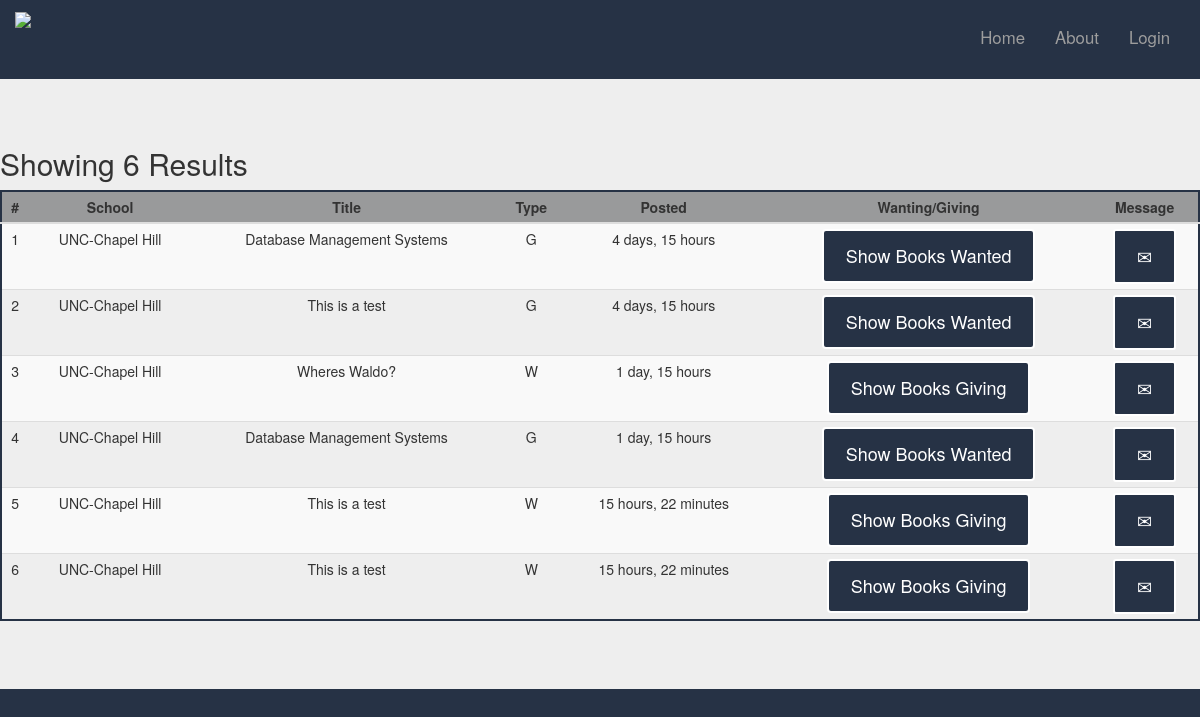
/listing_list/, run on an earlier commit of the app's database.
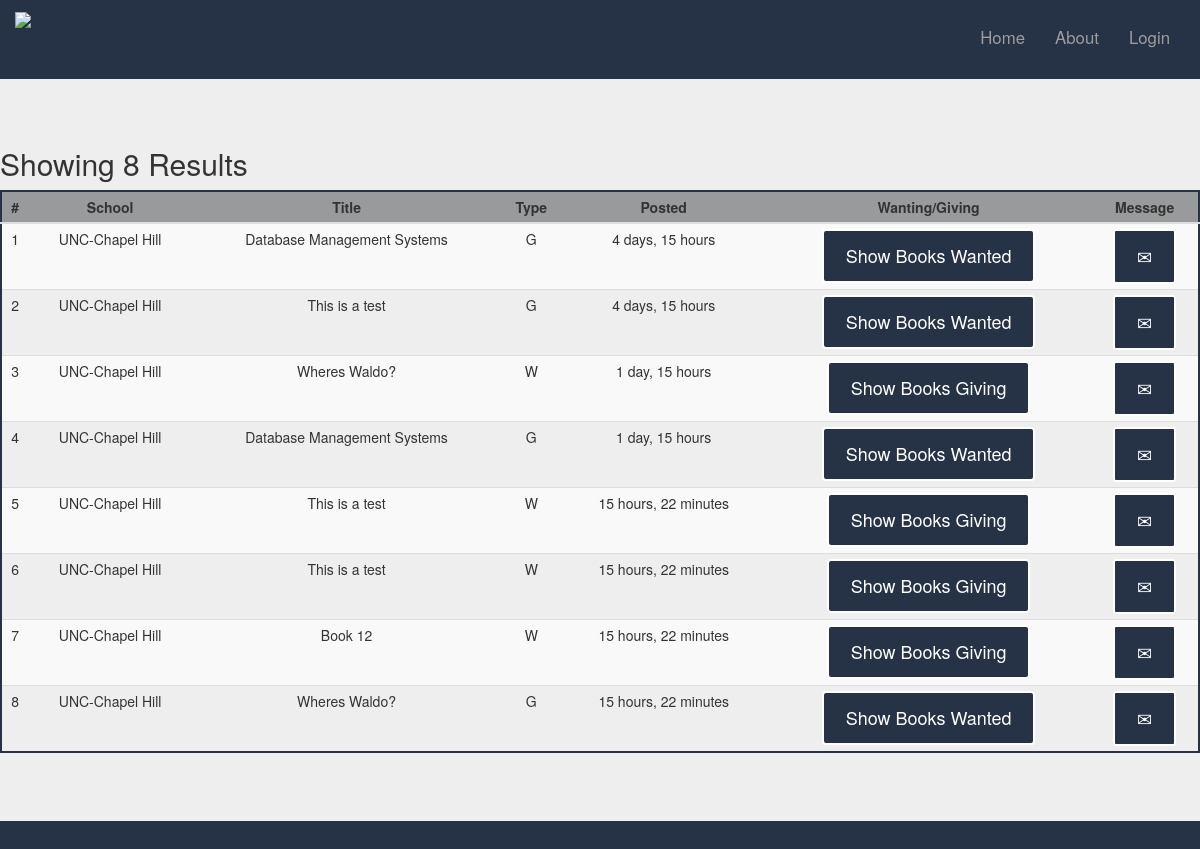
And on a later commit of the database.
### home/models.py (models this page shows, shortened)
class Listing(models.Model):
    TYPES = (
        ('W', 'Want'),
        ('G', 'Give'),
    )
    sid = models.ForeignKey(Student, on_delete=models.CASCADE)
    bid = models.ForeignKey(Book, on_delete=models.CASCADE)
    type = models.CharField(max_length=1, choices=TYPES)
    date = models.DateField(auto_now_add=True)
    open = models.BooleanField(default=True)

class Student(models.Model):
    user = models.OneToOneField(User, on_delete=models.CASCADE)
    school = models.ForeignKey(School, on_delete=models.CASCADE)

class School(models.Model):
    school = models.CharField("school name", max_length=40, unique=False, default="")
    state = models.CharField("school state", max_length=2, unique=False, default="")
    city = models.CharField("school city", max_length=40, unique=False, default="")
    def __str__(self):
        return self.school

class Book(models.Model):
    ISBN = models.IntegerField(default="")
    title = models.CharField(max_length=40, default="")
    def __str__(self):
        return self.title

### home/views.py (the view)
# urls.py: url(r'^listing_list/$', views.ListBooks.as_view(), name='booksearch'),
class ListBooks(ListView):
    paginate_by = 10
    template_name = 'home/listing_list.html'
    context_object_name = 'result'
    def get_queryset(self):
        result = Listing.objects.all()
        query = self.request.GET.get('q')
        if query:
            query_list = query.split()
            result = result.filter(reduce(operator.and_, (Q(bid__title__icontains=q) for q in query_list)),
                                   open=True)
        return result

### templates/home/listing_list.html (shortened to what this page needs)
{% extends 'home/base.html' %}
{% block content %}
    <div class='jumbotron'>
        {% if result %}
        {% if result.count == 1 %}
            <h2>Showing {{ result.count }} Result</h2>
        {% else %}
            <h2>Showing {{ result.count }} Results</h2>
        {% endif %}
        <table class='table table-condensed table-striped' id="searchTable">
            <thead>
            <tr>
                <th>#</th>
                <th>School</th>
                <th>Title</th>
                <th>Type</th>
                <th>Posted</th>
                <th>Wanting/Giving</th>
                <th>Message</th>
            </tr>
            </thead>
            <tbody>
            {% for instance in result %}
                <tr>
                    <td>{{ forloop.counter }}</td>
                    <td>{{ instance.sid.school }} </td>
                    <td>{{ instance.bid }} </td>
                    <td>{{ instance.type }} </td>
                    <td>{{ instance.date|timesince }} </td>
                    <td class="dropdown">
                        {% if instance.type == 'W' %}
                            <a class="btn btn-default dropdown-toggle" data-toggle="dropdown" href="#"
                               id="dropdownbutton">Show Books Giving</a>
                        {% else %}
                            <a class="btn btn-default dropdown-toggle" data-toggle="dropdown" href="#"
                               id="dropdownbutton">Show Books Wanted</a>
                        {% endif %}
                    </td>
                    <td>
                        <a href="/messages/write/{{ instance.sid.user.username }} ">
                            <button type="button" class="btn btn-default btn-sm">
                                <span class="glypicon glyphicon-envelope"></span>
                            </button>
                        </a>
                    </td>
                </tr>
            {% endfor %}
            </tbody>
        </table>
        {% endif %}
    </div>
{% endblock %}

What changed in the data, as far as the page shows it:
added Listing: sid.school "UNC-Chapel Hill", bid "Book 12", type "W", date "15 hours, 22 minutes", shows "Show Books Giving"
added Listing: sid.school "UNC-Chapel Hill", bid "Wheres Waldo?", type "G", date "15 hours, 22 minutes", shows "Show Books Wanted"
Also different on the page:
{{ result.count }}: "6" → "8"
